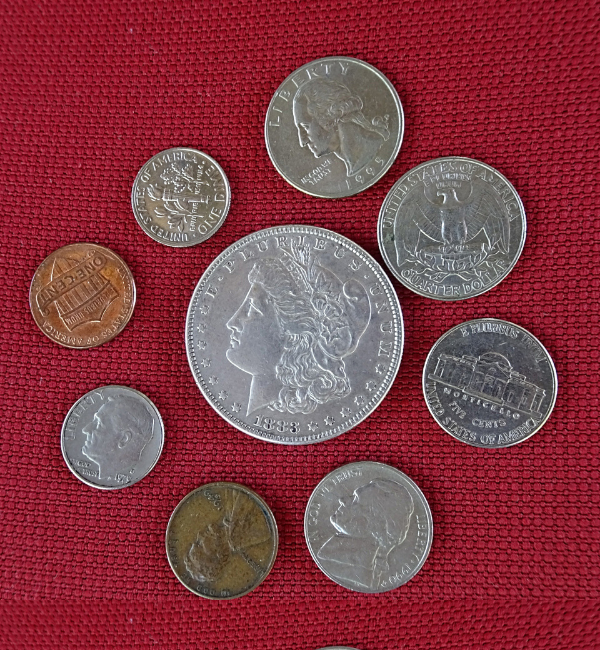
//> input picture images/CoinsA.png, 600 x 650 px
$ ./detect-coins   (built with g++ and OpenCV 4)
//> lines starting //> are read from the running program, lines starting //| are printed output that depends on the picture; after the words box and inside, x2 and y2 are one past the last pixel; in counts of white or black regions, pixels touching at a corner belong together
// Coin Detection Assignment
#include <iostream>
#include <opencv2/opencv.hpp>
#include <opencv2/core.hpp>
#include <opencv2/imgproc.hpp>

using namespace std;
using namespace cv;


void displayImage(Mat image){
	imshow("Image", image);
	waitKey(0);
	destroyAllWindows();
}

Mat displayConnectedComponents(Mat &im)
{
	// Make a copy of the image
	Mat imLabels = im.clone();

	// First let's find the min and max values in imLabels
	Point minLoc, maxLoc;
	double min, max;

	// The following line finds the min and max pixel values
	// and their locations in an image.
	minMaxLoc(imLabels, &min, &max, &minLoc, &maxLoc);

	// Normalize the image so the min value is 0 and max value is 255.
	imLabels = 255 * (imLabels - min) / (max - min);

	// Convert image to 8-bits
	imLabels.convertTo(imLabels, CV_8U);

	// Apply a color map
	Mat imColorMap;
	applyColorMap(imLabels, imColorMap, COLORMAP_JET);

	return imColorMap;
}

int main(){

	// Image path
	string imagePath = "images/CoinsA.png";
	// Read image
	// Store it in the variable image
	Mat image = imread(imagePath, 1);
//> image is the input picture: 650 rows x 600 cols, CV_8UC3; mean B, G, R 68.8, 59.3, 131.9

	Mat imageCopy = image.clone();

	displayImage(image);

	// Convert image to grayscale
	// Store it in the variable imageGray
	Mat imageGray;
	cvtColor(image, imageGray, COLOR_BGR2GRAY);
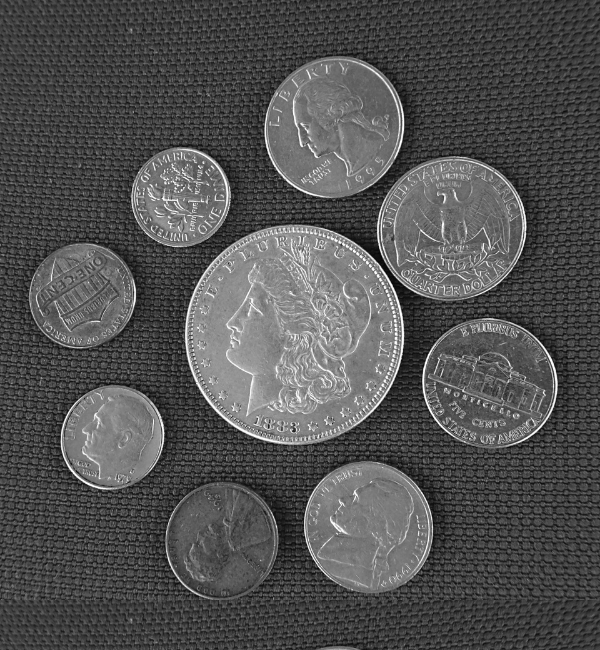
//> imageGray: 650 rows x 600 cols, CV_8UC1; min 5, max 254, mean 82.1

	displayImage(imageGray);

	// Split cell into channels
	// Store them in variables imageB, imageG, imageR
	Mat imageB, imageG, imageR, channels[3];
	split(image, channels);
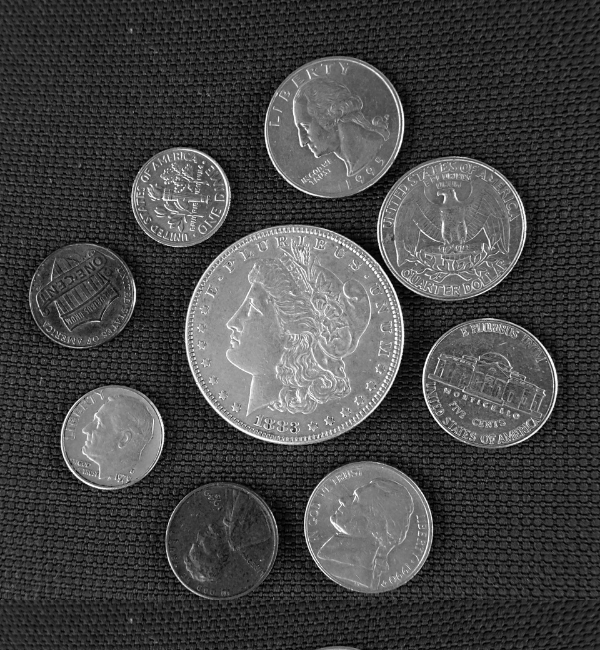
//> channels[0]: 650 rows x 600 cols, CV_8UC1; min 0, max 255, mean 68.8
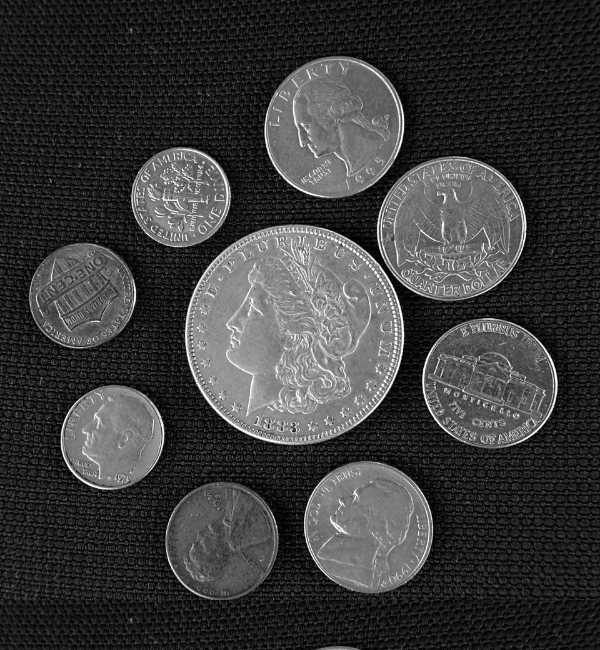
//> channels[1]: 650 rows x 600 cols, CV_8UC1; min 0, max 255, mean 59.3
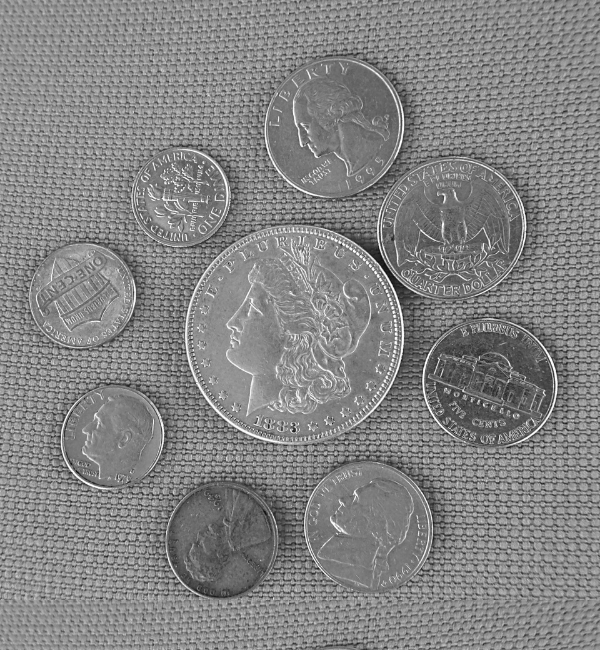
//> channels[2]: 650 rows x 600 cols, CV_8UC1; min 14, max 255, mean 131.9
	imageB = channels[0];
	imageG = channels[1];
	imageR = channels[2];

	displayImage(imageB);
	displayImage(imageG);
	displayImage(imageR);

	// Perform thresholding
	Mat dst;
	threshold(imageG, dst, 50, 255, THRESH_BINARY_INV);
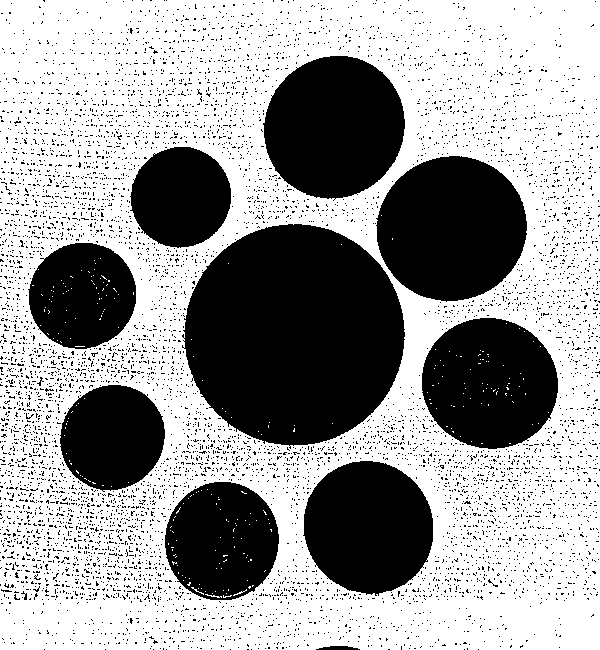
//> dst: 650 rows x 600 cols, CV_8UC1; 61.6% white; 6938 black regions (6926 under 20 px), largest, box (x1, y1, x2, y2) and area: (182, 224, 405, 449) 38223, (376, 156, 527, 302) 17035, (263, 56, 405, 201) 15751

	// Modify as required
	displayImage(dst);

	// Perform morphological operations
	Mat kernel = getStructuringElement(MORPH_ELLIPSE, Size(3, 3)), imageEroded;
	erode(dst, imageEroded, kernel);
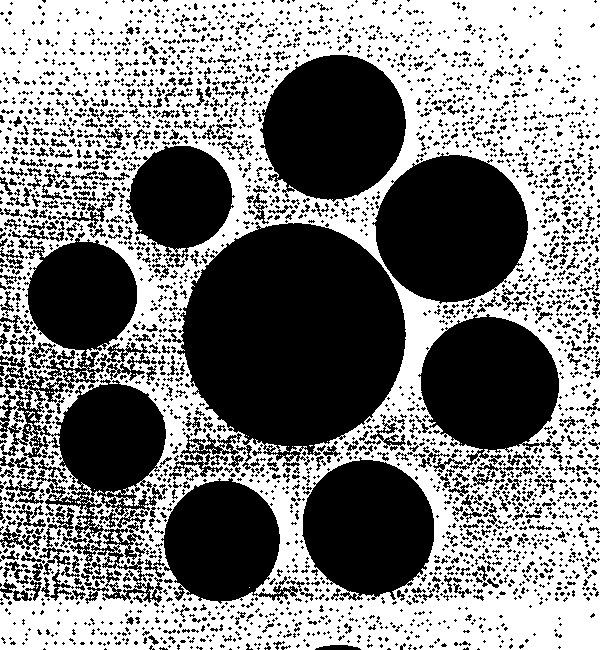
//> imageEroded: 650 rows x 600 cols, CV_8UC1; 50.3% white; 2831 black regions (2276 under 20 px), largest, box (x1, y1, x2, y2) and area: (168, 222, 406, 470) 39807, (0, 232, 166, 603) 26136, (372, 153, 528, 304) 17533

	displayImage(imageEroded);

	// Get structuring element/kernel which will be used for dilation
	Mat imageDilated;
	kernel = getStructuringElement(MORPH_ELLIPSE, Size(5, 5));
	dilate(imageEroded, imageDilated, kernel, Point(-1,-1), 2);

	displayImage(imageDilated);

	// Setup SimpleBlobDetector parameters.
	SimpleBlobDetector::Params params;

	params.blobColor = 0;

	params.minDistBetweenBlobs = 2;

	// Filter by Area
	params.filterByArea = false;

	// Filter by Circularity
	params.filterByCircularity = true;
	params.minCircularity = 0.8;

	// Filter by Convexity
	params.filterByConvexity = true;
	params.minConvexity = 0.8;

	// Filter by Inertia
	params.filterByInertia = true;
	params.minInertiaRatio = 0.8;

	// Set up detector with params
	Ptr<SimpleBlobDetector> detector = SimpleBlobDetector::create(params);

	// Detect blobs
	vector<KeyPoint> keypoints;
	detector->detect(imageDilated, keypoints);

	// Print number of coins detected
	cout << keypoints.size();

	// Mark coins using image annotation concepts we have studied so far
	int x,y;
	int radius;
	double diameter;
	for(int i = 0; i < keypoints.size(); i++){
	    KeyPoint j = keypoints[i];
	    Point center = j.pt;
	    x=(int)center.x;
	    y=(int)center.y;
	    circle(image, Point(x, y), 5, Scalar(255, 255, 255), -1);
	    circle(image, Point(x, y), ((double)j.size/2.0), Scalar(255, 255, 255), 3);
	}

	displayImage(image);

	// Find connected components
	// Use displayConnectedComponents function provided above
	// reverse threshold
	threshold(imageDilated, imageDilated, 1, 255, THRESH_BINARY_INV);
	Mat labels;
	// find connected components
	int num_coins = connectedComponents(imageDilated, labels);
	Mat colorMap = displayConnectedComponents(labels);
	cout << "Number of components detected = " << num_coins;

	displayImage(colorMap);

	// Find all contours in the image
	vector<vector<Point>> contours;
	vector<Vec4i> hierarchy;
	findContours(imageDilated, contours, hierarchy, RETR_CCOMP, CHAIN_APPROX_SIMPLE);

	// Print the number of contours found
	cout << "Number of contours found = " << contours.size();

	// Draw all contours
	Mat imageContour = imageCopy.clone();
	drawContours(imageContour, contours, -1, Scalar(0,0,0), 3);
	displayImage(imageContour);

	// Remove the inner contours
	// Display the result
	image = imageCopy.clone();
	drawContours(image, contours, 0, Scalar(0,0,0), 25, LINE_AA, hierarchy, 0);

	displayImage(image);

	// Print area and perimeter of all contours
	double a, p, min_area = 999;
	for (int i = 0; i < contours.size(); i++){
	    a = contourArea(contours[i]);
	    p = arcLength(contours[i], true);
	    cout << "Contour #" << i << " has area = " << a << ",\t and perimeter = " << p << endl;
	    if(a < min_area)
	        min_area = a;
	}

	// Print maximum area of contour
	// This will be the box that we want to remove
	cout << "Minimum area of contour = " << min_area << endl;

	// Remove this contour and plot others
	image = imageCopy.clone();
	for(int i = 1; i < contours.size(); i++){
	    drawContours(image, contours, i, Scalar(0,0,0), 5);
	}

	// Fit circles on coins
	image = imageCopy.clone();
	Point2f center;
	float coin_radius;
	for (size_t i=0; i < contours.size(); i++){
	    minEnclosingCircle(contours[i], center, coin_radius);
	    circle(image, center, coin_radius, Scalar(255, 255, 255), 5);
	    circle(image, center, 2, Scalar(255, 255, 255), -1);
	}
	cout << "Number of coins detected = " << contours.size();

	displayImage(image);

	// Image path
	imagePath = "images/CoinsB.png";
	// Read image
	// Store it in variable image
	image = imread(imagePath, 1);
	resize(image, image, Size(), 0.25, 0.25);
	imageCopy = image.clone();

	// Convert image to grayscale
	// Store it in the variable imageGray
	cvtColor(image, imageGray, COLOR_BGR2GRAY);

	displayImage(imageGray);

	// Split cell into channels
	// Store them in variables imageB, imageG, imageR
	split(image, channels);
	imageB = channels[0];
	imageG = channels[1];
	imageR = channels[2];


	displayImage(imageB);
	displayImage(imageG);
	displayImage(imageR);

	// Perform thresholding
	threshold(imageB, dst, 120, 255, THRESH_BINARY_INV);

	displayImage(dst);

	// Perform morphological operations
	cout << "First we'll remove the small white points in the image" << endl;
	kernel = getStructuringElement(MORPH_ELLIPSE, Size(5, 5));
	erode(dst, imageEroded, kernel, Point(-1,-1), 2);

	cout << "Now we'll increase the white area which was reduced in the earlier step." << endl;
	cout << "We'll double the prevous amount to compensate." << endl;
	kernel = getStructuringElement(MORPH_ELLIPSE, Size(5, 5));
	dilate(imageEroded, imageDilated, kernel, Point(-1,-1), 4);

	displayImage(imageDilated);

	// finding the outer contours only
	findContours(imageDilated, contours, hierarchy, RETR_EXTERNAL, CHAIN_APPROX_SIMPLE);
	// drawing the (outer) contours, but filling it completely
	drawContours(imageDilated, contours, -1, Scalar(255), -1);
	cout << "We have drawn the contours on the image, but filled it completeley" << endl;
	cout << "This is the image which will be used from here onwards" << endl;

	displayImage(imageDilated);

	// Setup SimpleBlobDetector parameters.
	cout << "Changing the blob colour to white" << endl;
	params.blobColor = 255;

	params.minDistBetweenBlobs = 2;

	// Filter by Area
	params.filterByArea = false;

	// Filter by Circularity
	cout << "Decreasing the circularity value to detect all the blobs" << endl;
	// Filter by Circularity
	params.filterByCircularity = true;
	params.minCircularity = 0.6;

	// Filter by Convexity
	params.filterByConvexity = true;
	params.minConvexity = 0.8;

	// Filter by Inertia
	params.filterByInertia = true;
	params.minInertiaRatio = 0.8;

	// Set up detector with params
	detector = SimpleBlobDetector::create(params);

	// Detect blobs
	detector->detect(imageDilated, keypoints);

	// Print number of coins detected
	cout << keypoints.size();

	// Mark coins using image annotation concepts we have studied so far
	for(int i = 0; i < keypoints.size(); i++){
	    KeyPoint j = keypoints[i];
	    Point center = j.pt;
	    x=(int)center.x;
	    y=(int)center.y;
	    circle(image, Point(x, y), 5, Scalar(255, 255, 255), -1);
	    circle(image, Point(x, y), ((double)j.size/2.0), Scalar(255, 255, 255), 15);
	}
	displayImage(image);

	// Find connected components
	num_coins = connectedComponents(imageDilated, labels);
	colorMap = displayConnectedComponents(labels);
	cout << "Number of components detected = " << num_coins;
	displayImage(colorMap);

	// Find all contours in the image
	findContours(imageDilated, contours, hierarchy, RETR_CCOMP, CHAIN_APPROX_SIMPLE);

	// Print the number of contours found
	cout << "Number of contours found = " << contours.size() << endl;

	// Draw all contours
	image = imageCopy.clone();
	drawContours(image, contours, -1, Scalar(0,0,0), 25, LINE_AA);
	displayImage(image);

	// Print area and perimeter of all contours
	min_area = 999;
	for (int i = 0; i < contours.size(); i++){
	    a = contourArea(contours[i]);
	    p = arcLength(contours[i], true);
	    cout << "Contour #" << i+1 << " has area = " << a << ",\t and perimeter = " << p << endl;
	    if(a < min_area)
	        min_area = a;
	}

	// Fit circles on coins
	image = imageCopy.clone();
	for (size_t i=0; i < contours.size(); i++){
	    minEnclosingCircle(contours[i], center, coin_radius);
	    circle(image, center, coin_radius, Scalar(255, 255, 255), 5);
	    circle(image, center, 2, Scalar(255, 255, 255), -1);
	}
	cout << "Number of coins detected = " << contours.size();

	displayImage(image);

	return 0;
}
